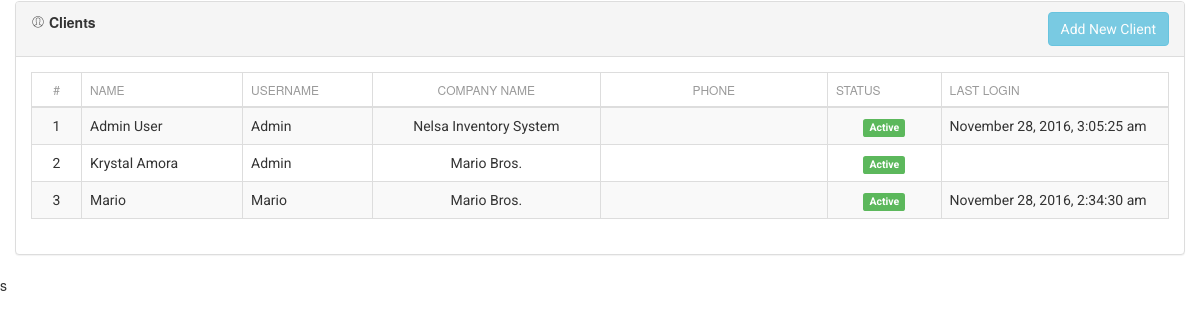
Before: /clients.php with the older database file.
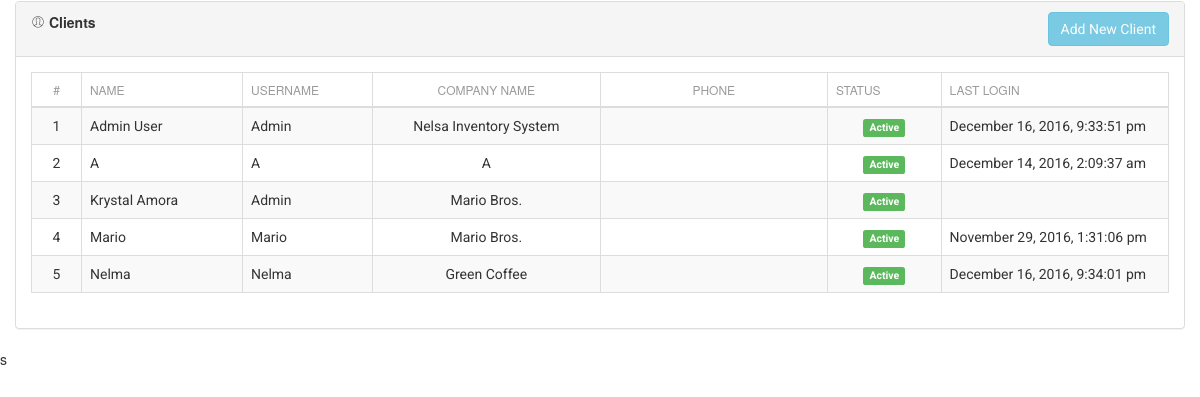
After: the same page with the newer database file.
### tables this page shows
CREATE TABLE `users` (
  `id` int(11) unsigned NOT NULL,
  `admin_id` int(11) NOT NULL,
  `name` varchar(60) NOT NULL,
  `mname` text NOT NULL,
  `lname` text NOT NULL,
  `username` varchar(50) NOT NULL,
  `password` varchar(255) NOT NULL,
  `user_level` int(11) NOT NULL,
  `image` varchar(255) DEFAULT 'no_image.jpg',
  `company_name` text NOT NULL,
  `status` int(1) NOT NULL,
  `phone` text NOT NULL,
  `last_login` datetime DEFAULT NULL
);

### includes/sql.php (called while the page is built, shortened)
<?php
  require_once('includes/load.php');
function find_by_sql($sql)
{
  global $db;
  $result = $db->query($sql);
  $result_set = $db->while_loop($result);
 return $result_set;
}
  function find_all_client(){
      $sql = "SELECT u.id,u.phone,u.name,u.username,u.user_level,u.status,u.last_login,u.admin_id,u.company_name,";
      $sql .="g.group_name,g.admin_id ";
      $sql .="FROM users u ";
      $sql .="LEFT JOIN user_groups g ";
      $sql .="ON g.admin_id=u.admin_id WHERE u.user_level = 1 GROUP BY u.name  ORDER BY u.name ASC ";
      $result = find_by_sql($sql);
      return $result;
  }
?>

### includes/database.php (called while the page is built, shortened)
<?php
class MySqli_DB {
    private $con;
    public $query_id;
public function db_connect()
{
  $this->con = mysqli_connect(DB_HOST,DB_USER,DB_PASS);
  if(!$this->con)
         {
           die(" Database connection failed:". mysqli_connect_error());
         } else {
           $select_db = $this->con->select_db(DB_NAME);
         }
}
public function query($sql)
   {
      if (trim($sql != "")) {
          $this->query_id = $this->con->query($sql);
      }
       return $this->query_id;
   }
public function fetch_array($statement)
{
  return mysqli_fetch_array($statement);
}
public function while_loop($loop){
   $results = array();
   while ($result = $this->fetch_array($loop)) {
      $results[] = $result;
   }
 return $results;
}
}
$db = new MySqli_DB();
?>

### includes/functions.php (called while the page is built, shortened)
<?php
function remove_junk($str){
  $str = nl2br($str);
  $str = htmlspecialchars(strip_tags($str, ENT_QUOTES));
  return $str;
}
function read_date($str){
     if($str)
      return date('F j, Y, g:i:s a', strtotime($str));
     else
      return null;
  }
function count_id(){
  static $count = 1;
  return $count++;
}
?>

### clients.php (the view, shortened to what this page needs)
<?php
 $all_users = find_all_client();
?>
<?php include_once('layouts/header.php'); ?>
<div class="row">
  <div class="col-md-12">
    <div class="panel panel-default">
      <div class="panel-heading clearfix">
        <strong>
         <i class="pe-7s-user"></i>
          <span>Clients</span>
       </strong>
         <a href="add_client.php" class="btn btn-info pull-right">Add New Client</a>
      </div>
     <div class="panel-body">
      <table class="table table-bordered table-striped">
        <thead>
          <tr>
            <th class="text-center" style="width: 50px;">#</th>
            <th>Name </th>
            <th>Username</th>
            <th class="text-center" style="width: 20%;">Company Name</th>
            <th class="text-center" style="width: 20%;">Phone</th>
            <th style="width: 10%;">Status</th>
            <th style="width: 20%;">Last Login</th>
          </tr>
        </thead>
        <tbody>
        <?php foreach($all_users as $a_user): ?>
          <tr>
           <td class="text-center"><?php echo count_id();?></td>
           <td><?php echo remove_junk(ucwords($a_user['name']))?></td>
           <td><?php echo remove_junk(ucwords($a_user['username']))?></td>
           <td class="text-center"><?php echo remove_junk(ucwords($a_user['company_name']))?></td>
           <td class="text-center"><?php echo remove_junk(ucwords($a_user['phone']))?></td>
           <td class="text-center">
           <?php if($a_user['status'] === '1'): ?>
            <span class="label label-success"><?php echo "Active"; ?></span>
          <?php else: ?>
            <span class="label label-danger"><?php echo "Deactive"; ?></span>
          <?php endif;?>
           </td>
           <td><?php echo read_date($a_user['last_login'])?></td>
          </tr>
        <?php endforeach;?>
       </tbody>
     </table>
     </div>
    </div>
  </div>
</div>
  <?php include_once('layouts/footer.php'); ?>

### layouts/header.php (shortened to what this page needs)
<!DOCTYPE html>
  <html lang="en">
    <head>
    <link rel="stylesheet" href="//cdnjs.cloudflare.com/ajax/libs/bootstrap-datepicker/1.3.0/css/datepicker3.min.css" />
    <link href="libs/assets/css/bootstrap.min.css" rel="stylesheet" />
    <link href="libs/assets/css/animate.min.css" rel="stylesheet"/>
    <link href="libs/assets/css/light-bootstrap-dashboard.css" rel="stylesheet"/>
    <link href="libs/assets/css/demo.css" rel="stylesheet" />
    <link href="http://maxcdn.bootstrapcdn.com/font-awesome/4.2.0/css/font-awesome.min.css" rel="stylesheet">
    <link href="libs/assets/css/pe-icon-7-stroke.css" rel="stylesheet" />
    <link href="https://netdna.bootstrapcdn.com/bootstrap/3.0.2/css/bootstrap.min.css" rel="stylesheet">
  </head>
  <body>
        <div class="content">
            <div class="container-fluid">

### layouts/footer.php (shortened to what this page needs)
     </div>
    </div>
	<script src="libs/js/notify.js"></script>s
  </body>
</html>

Changed rows visible on the page:
changed users "Admin User": last_login "November 28, 2016, 3:05:25 am" → "December 16, 2016, 9:33:51 pm"
added users: count_id "2", name "A", username "A", company_name "A", status "Active", last_login "December 14, 2016, 2:09:37 am"
changed users "Krystal Amora": count_id "2" → "3"
changed users "Mario": count_id "3" → "4"; last_login "November 28, 2016, 2:34:30 am" → "November 29, 2016, 1:31:06 pm"
added users: count_id "5", name "Nelma", username "Nelma", company_name "Green Coffee", status "Active", last_login "December 16, 2016, 9:34:01 pm"
